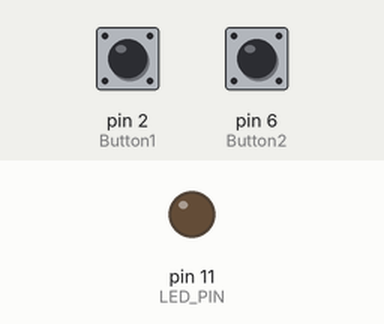
A sketch run on a simulated Arduino Mega 2560, built with avr-gcc and run on an emulated ATmega2560. Parts: output pins drawn as LEDs (lit = HIGH). Inputs (shaded band) come from the test bench; at power-on: pin 2 (Button1) LOW, pin 6 (Button2) LOW.

Above: at 1.2 s.
1.3 s: pin 2 (Button1) pulled HIGH for 0.15 s
At 1.37 s:
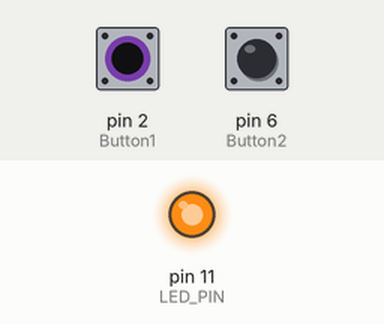
2.9 s: pin 2 (Button1) pulled HIGH for 3.2 s
At 6.5 s:
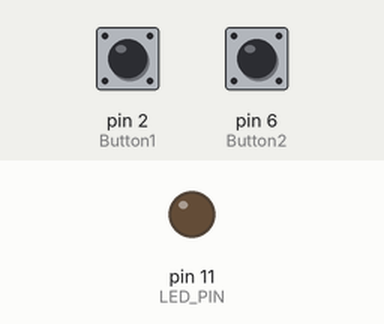
7.6 s: pin 6 (Button2) pulled HIGH for 3.2 s
At 8.8 s:
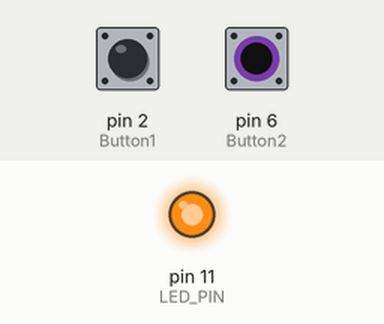
Timing chart, 0 to 12.3 s (numbered marks = the images above; inputs shaded):
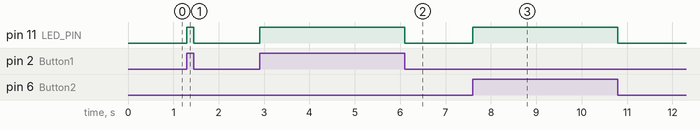

The sketch:

sketch.ino
```cpp
const int Button1 = 2; // ปุ่มที่่ 1 อยู่ที่ pin 2
const int Button2 = 6; // ปุ่มที่่ 2 อยู่ที่ pin 6
const int LED_PIN = 11; // LED ควบคุมด้วย pin 11

void setup()
{
  Serial.begin(9600);
  pinMode(Button1, INPUT);
  pinMode(Button2, INPUT);
  pinMode(LED_PIN, OUTPUT);
}

void loop()
{
  // ถ้าปุ่มที่ 1 ถูกกด หรือ ปุ่มที่ 2 ถูกกด
  bool LED_state = digitalRead(Button1) == HIGH || \
                    digitalRead(Button2) == HIGH;

  // แสดงผลตาม LED_state
  digitalWrite(LED_PIN, LED_state);
}
```

Measured:
- after the input at 1.3 s, pin 11 (LED_PIN): LOW → HIGH at once, → LOW 0.15 s later
- after the input at 2.9 s, pin 11 (LED_PIN): LOW → HIGH at once, → LOW 3.2 s later
- after the input at 7.6 s, pin 11 (LED_PIN): LOW → HIGH at once, → LOW 3.2 s later
